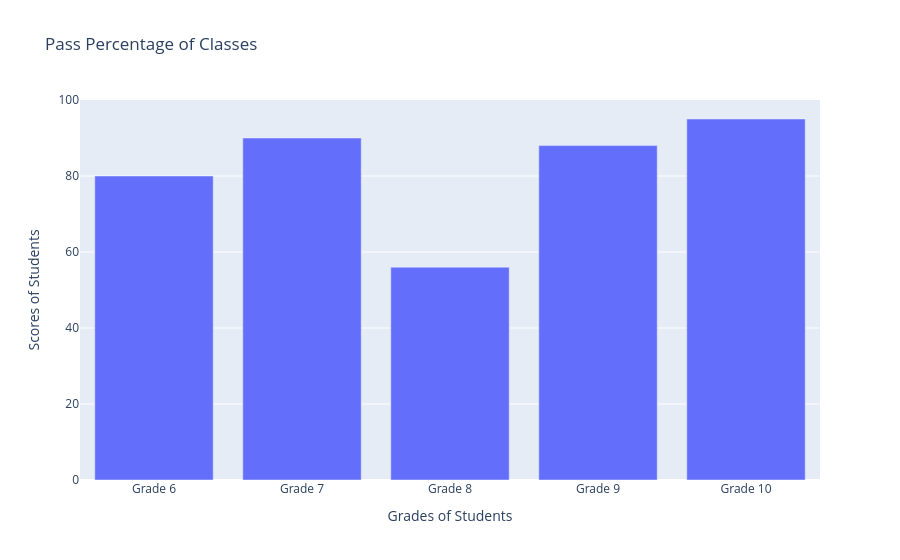

Notebook code for this chart:
### Markdown cell above
**In plotly express we set the axis values and the title within the same function call `px.<graphtype>(x=<xaxis value source>,y=<y-axis value source>,title=<appropriate title as a string>)`.In the below code we use `px.bar( x=grade_array, y=score_array, title='Pass Percentage of Classes')`.**

### Code cell
# Use plotly express bar chart function px.bar.Provide input data, x and y axis variable, and title of the chart.
# This will give average pass percentage per class
# 然后创建柱状图：
fig = px.bar( x=grade_array, y=score_array, title='Pass Percentage of Classes') 
# 同时，给X轴和y轴加上标题：
fig.update_layout(xaxis_title='Grades of Students', yaxis_title='Scores of Students')
fig.show()
# 下面的图就很完美了：

### Figure 1 — Plotly figure (JSON) as saved in the notebook; plotly's stock layout.template omitted (floating-point values rounded to 4 significant figures)
{"data": [{"hovertemplate": "x=%{x}<br>y=%{y}<extra></extra>", "legendgroup": "", "marker": {"color": "#636efa", "pattern": {"shape": ""}}, "name": "", "orientation": "v", "showlegend": false, "textposition": "auto", "type": "bar", "x": ["Grade 6", "Grade 7", "Grade 8", "Grade 9", "Grade 10"], "xaxis": "x", "y": [80, 90, 56, 88, 95], "yaxis": "y"}], "layout": {"barmode": "relative", "legend": {"tracegroupgap": 0}, "title": {"text": "Pass Percentage of Classes"}, "xaxis": {"anchor": "y", "domain": [0, 1], "title": {"text": "Grades of Students"}}, "yaxis": {"anchor": "x", "domain": [0, 1], "title": {"text": "Scores of Students"}}}}
